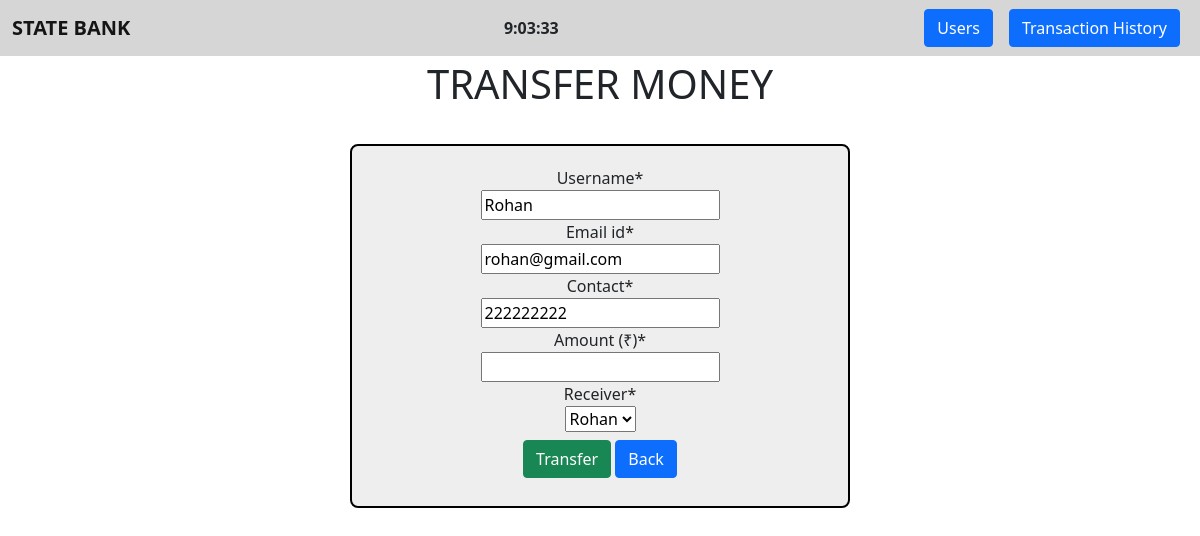
The page /transfer/11/ on the database its author committed.
### bank/models.py (models this page shows)
class User(models.Model):
    username = models.CharField(max_length=30)
    email_id = models.EmailField()
    contact = models.IntegerField()
    balance = models.IntegerField("Balance (₹)")
    def __str__(self):
        return self.username

### bank/views.py (the view)
# urls.py: path("transfer/<int:id>/", views.TransferPage, name="Transfer"),
def TransferPage(request, id):
    if request.method == "POST":
        pi = User.objects.get(pk = id)
        fm = TransactionForm(request.POST, instance = pi)
        if fm.is_valid():
            unm = fm.cleaned_data['username']
            eid = fm.cleaned_data['email_id']
            cnt = fm.cleaned_data['contact']
            amt = fm.cleaned_data['amount']
            rev = fm.cleaned_data['receiver']
            if amt <= pi.balance:
                reg = Transact(username=unm, email_id=eid, contact=cnt, amount=amt, receiver=rev)
                reg.save()
                bal = int(amt)
                pi.balance -= bal
                pi.save()
                us = User.objects.get(username = rev)
                us.balance += bal
                us.save()
                act = "Transfer"
                sts = "Success"
                hst = History(username=unm, email_id=eid, contact=cnt, amount=amt, action=act, status=sts)
                hst.save()
                return redirect('Users')
            else:
                at = "Insufficient Balance!"
                act = "Transfer"
                sts = "Failed"
                hst = History(username=unm, email_id=eid, contact=cnt, amount=amt, action=act, status=sts)
                hst.save()
                return render(request, 'transfer.html', {"form" : fm, "status": at})
    else:
        pi = User.objects.get(pk = id)
        fm = TransactionForm(instance = pi)
    return render(request, 'transfer.html', {"form" : fm})

### bank/forms.py
class TransactionForm(forms.ModelForm):
    receiver = forms.ModelChoiceField(queryset=User.objects.all(), initial=0)
    class Meta:
        model = Transact
        fields = ["username", "email_id", "contact", "amount","receiver"]

### templates/transfer.html (shortened to what this page needs)
{% extends 'base.html' %}
{% block body %}
<div class="container-fluid text-dark py-1 text-center">
    <h1>TRANSFER MONEY</h1>
</div>
<div class="container1 text-center my-4 mx-150" style="max-width: 500px; margin: auto; border: 2px solid black; border-radius: 8px; background-color: rgb(238, 238, 238);">
    {% load crispy_forms_tags %}
    <form action="" method="POST" style="padding: 20px;">
        {{ form|crispy }}
        <input type="submit" class="btn btn-success my-2" value="Transfer">
        <a href="{% url 'Users' %}" class="btn btn-primary">Back</a>
    </form>
</div>
{% endblock body %}

### rows shown on the page
User: username "Rohan", email_id "rohan@gmail.com", contact "222222222"
